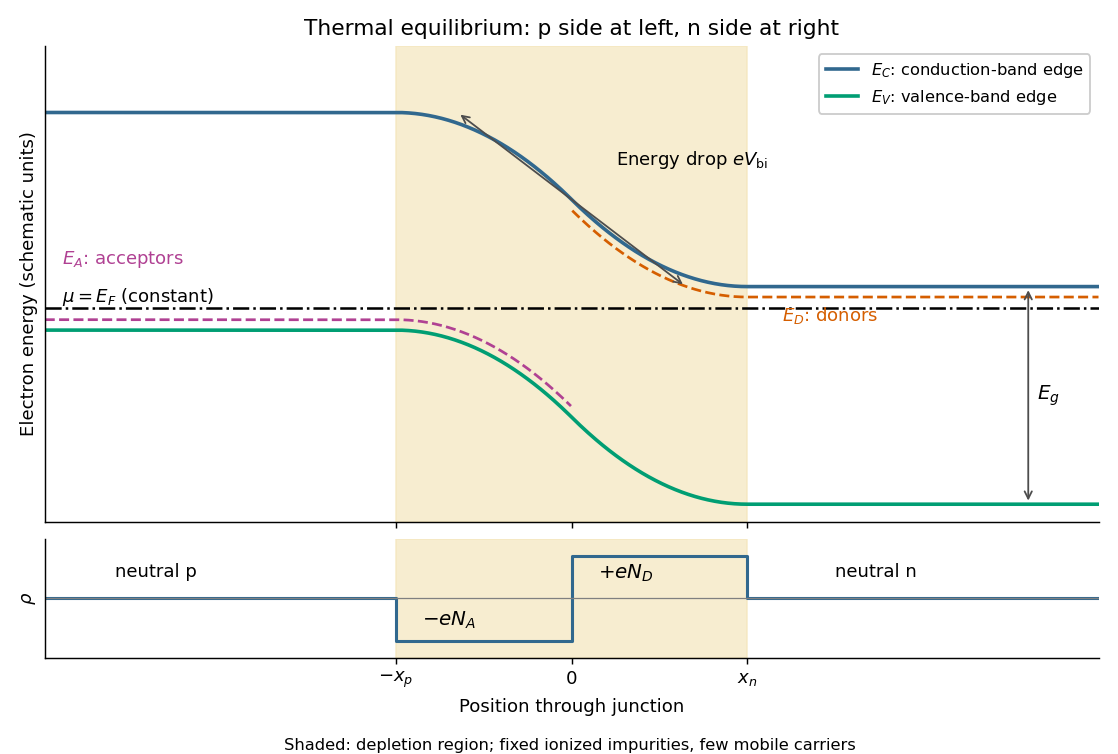

This figure's Python source:
"""Original equilibrium homojunction solution diagram, not a source-paper diagram.
Python 3.14; root NumPy/Matplotlib dependencies. Write PNG basename in cwd.
"""
from pathlib import Path
import matplotlib
matplotlib.use('Agg')
import matplotlib.pyplot as plt
import numpy as np

x = np.linspace(-3, 3, 800)
# Equal doping: the potential and its slope are continuous at the junction.
bend = np.piecewise(x, [x < -1, (x >= -1)&(x < 0), (x >= 0)&(x < 1), x >= 1],
                    [1., lambda u: 1-(u+1)**2/2, lambda u: (1-u)**2/2, 0.])
ev = .05 + bend
ec = ev+1.25
fig, (ax, charge) = plt.subplots(2, 1, figsize=(8.6, 5.8), dpi=130, sharex=True,
                                gridspec_kw={'height_ratios':[4, 1]}, facecolor='white')
for a in (ax, charge):
    a.axvspan(-1, 1, color='#f4e6bd', alpha=.7)
    a.spines[['top', 'right']].set_visible(False)
ax.plot(x, ec, color='#31688e', lw=2, label=r'$E_C$: conduction-band edge')
ax.plot(x, ev, color='#009e73', lw=2, label=r'$E_V$: valence-band edge')
ax.plot(x[x<=0], (ev+.06)[x<=0], '--', color='#b04193', lw=1.5)
ax.plot(x[x>=0], (ec-.06)[x>=0], '--', color='#d55e00', lw=1.5)
ax.axhline(1.175, color='black', ls='-.', lw=1.4)
ax.text(-2.9, 1.21, r'$\mu=E_F$ (constant)', fontsize=10)
ax.text(-2.9, 1.43, r'$E_A$: acceptors', color='#b04193', fontsize=10)
ax.text(1.2, 1.1, r'$E_D$: donors', color='#d55e00', fontsize=10)
ax.annotate('', (2.6, 1.30), (2.6, .05), arrowprops=dict(arrowstyle='<->', color='0.3'))
ax.text(2.65, .65, r'$E_g$', fontsize=11)
ax.annotate('', (-.65, 2.3), (.65, 1.3), arrowprops=dict(arrowstyle='<->', color='0.3'))
ax.text(.25, 2.0, r'Energy drop $eV_{\rm bi}$', fontsize=10)
ax.set(ylim=(-.05, 2.68), ylabel='Electron energy (schematic units)')
ax.set_yticks([])
ax.set_title('Thermal equilibrium: p side at left, n side at right', fontsize=12)
ax.legend(loc='upper right', fontsize=9, framealpha=1)
charge.plot([-3,-1,-1,0,0,1,1,3], [0,0,-1,-1,1,1,0,0], color='#31688e', lw=1.7)
charge.axhline(0, color='0.5', lw=.7)
charge.text(-.85, -.65, r'$-eN_A$', fontsize=11)
charge.text(.15, .45, r'$+eN_D$', fontsize=11)
charge.text(-2.6, .5, 'neutral p', fontsize=10)
charge.text(1.5, .5, 'neutral n', fontsize=10)
charge.set(ylim=(-1.4, 1.4), xlim=(-3,3), ylabel=r'$\rho$', xlabel='Position through junction')
charge.set_yticks([])
charge.set_xticks([-1,0,1], [r'$-x_p$', '0', r'$x_n$'])
fig.text(.51, .005, 'Shaded: depletion region; fixed ionized impurities, few mobile carriers', ha='center', fontsize=9)
fig.tight_layout(rect=(0,.025,1,1), h_pad=.6)
fig.savefig(Path(__file__).with_suffix('.png').name, facecolor='white', transparent=False)
plt.close(fig)
